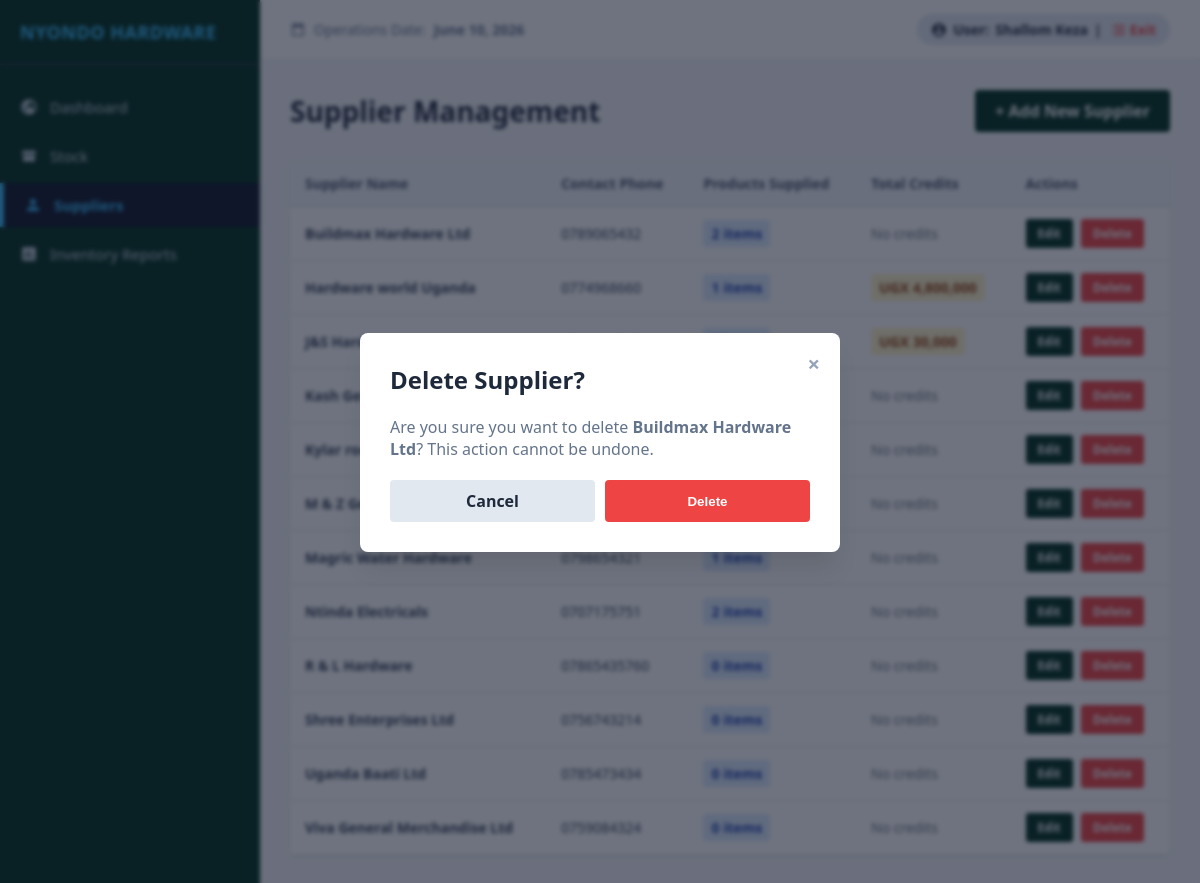
Screenshot of /suppliers/?delete_id=3 (signed in) with the database file from the repository.
### web/models.py (models this page shows, shortened)
class User(AbstractUser):
    ROLE_CHOICES = [
        ('ADMIN', 'Accounts / Admin'),
        ('SALES', 'Sales Attendant'),
        ('STOCK', 'Store Manager'),
    ]
    role = models.CharField(max_length=20, choices=ROLE_CHOICES, default='SALES')

class Supplier(models.Model):
    name = models.CharField(max_length=255, unique=True)
    phone = models.CharField(max_length=20)

class SupplierCredit(models.Model):
    supplier = models.ForeignKey(Supplier, on_delete=models.CASCADE, related_name='credits')
    invoice_number = models.CharField(max_length=100, unique=True, verbose_name="Supplier Invoice Ref")
    total_amount = models.DecimalField(max_digits=12, decimal_places=2, verbose_name="Total Owed (UGX)")
    amount_paid = models.DecimalField(max_digits=12, decimal_places=2, default=0.00, verbose_name="Amount Paid (UGX)")
    balance_due = models.DecimalField(max_digits=12, decimal_places=2, verbose_name="Remaining Balance (UGX)")
    due_date = models.DateField(verbose_name="Repayment Deadline")
    date_logged = models.DateTimeField(auto_now_add=True)

### web/views.py (the view, shortened to what this page needs)
# urls.py: path('suppliers/', views.supplier_management, name='supplier_management'),
@require_role('STOCK', 'ADMIN')
def supplier_management(request):
    suppliers = Supplier.objects.all().order_by('name')
    context = {
        'suppliers': suppliers,
        'today': timezone.now(),
        'error_fields': request.GET.get('error_fields', '').split(',') if request.GET.get('error_fields') else [],
        'form_data': {
            'name': request.GET.get('name', ''),
            'phone': request.GET.get('phone', ''),
        },
    }
    if request.GET.get('show_modal') == 'add':
        context['display_add_modal'] = True
    edit_id = request.GET.get('edit_id')
    if edit_id:
        context['edit_supplier'] = get_object_or_404(Supplier, id=edit_id)
        context['display_edit_modal'] = True
    delete_id = request.GET.get('delete_id')
    if delete_id:
        context['delete_supplier'] = get_object_or_404(Supplier, id=delete_id)
        context['display_delete_modal'] = True
    return render(request, 'supplier_management.html', context)

### web/views.py (called while the page is built)
def require_role(*allowed_roles):
    def decorator(view_func):
        @wraps(view_func)
        def wrapper(request, *args, **kwargs):
            if not request.user.is_authenticated:
                return redirect('login')
            user_role = str(getattr(request.user, 'role', '')).upper()
            if 'ADMIN' in user_role:
                return view_func(request, *args, **kwargs)
            for allowed in allowed_roles:
                if allowed.upper() in user_role:
                    return view_func(request, *args, **kwargs)
            messages.error(request, "Access denied: Redirected to your authorized department.")
            return redirect(role_home(user_role))
        return wrapper
    return decorator

### web/templates/supplier_management.html (shortened to what this page needs)
{% extends 'base.html' %}
{% load humanize %}
{% block active_suppliers %}active{% endblock %}
{% block content %}
<div class="page-header">
    <h1 class="page-title">Supplier Management</h1>
    <a href="?show_modal=add" class="btn-primary">+ Add New Supplier</a>
</div>
{% if suppliers %}
    <table class="suppliers-table">
        <thead>
            <tr>
                <th>Supplier Name</th>
                <th>Contact Phone</th>
                <th>Products Supplied</th>
                <th>Total Credits</th>
                <th>Actions</th>
            </tr>
        </thead>
        <tbody>
            {% for supplier in suppliers %}
                <tr>
                    <td><strong>{{ supplier.name }}</strong></td>
                    <td>{{ supplier.phone }}</td>
                    <td>
                        <span style="background-color: #dbeafe; color: #1e40af; padding: 4px 8px; border-radius: 3px; font-weight: bold;">
                            {{ supplier.products.count }} items
                        </span>
                    </td>
                    <td>
                        {% with credits=supplier.credits.all %}
                            {% if credits %}
                                <span style="background-color: #fef3c7; color: #92400e; padding: 4px 8px; border-radius: 3px; font-weight: bold;">
                                    UGX {% for credit in credits %}{% if credit.balance_due > 0 %}{{ credit.balance_due|floatformat:0|intcomma }}{% endif %}{% endfor %}
                                </span>
                            {% else %}
                                <span style="color: #6b7280;">No credits</span>
                            {% endif %}
                        {% endwith %}
                    </td>
                    <td>
                        <div class="action-btns">
                            <a href="?edit_id={{ supplier.id }}" class="btn-sm btn-edit">Edit</a>
                            <a href="?delete_id={{ supplier.id }}" class="btn-sm btn-delete">Delete</a>
                        </div>
                    </td>
                </tr>
            {% endfor %}
        </tbody>
    </table>
{% else %}
    <div class="empty-state">
        <div class="empty-icon"></div>
        <div class="empty-message">No suppliers registered yet.</div>
        <a href="?show_modal=add" class="btn-primary">+ Add Supplier</a>
    </div>
{% endif %}
{% if display_delete_modal and delete_supplier %}
    <div class="modal-overlay">
        <div class="modal-box">
            <a href="{% url 'supplier_management' %}" class="close-x">&times;</a>
            <h2 style="margin-bottom: 20px; color: #1e293b;">Delete Supplier?</h2>
            <p style="color: #64748b; margin-bottom: 20px;">Are you sure you want to delete <strong>{{ delete_supplier.name }}</strong>? This action cannot be undone.</p>
            <form method="POST">
                <div style="display: flex; gap: 10px;">
                    <a href="{% url 'supplier_management' %}" style="flex: 1; padding: 10px; background-color: #e2e8f0; color: #1e293b; text-align: center; border-radius: 4px; text-decoration: none; font-weight: bold;">Cancel</a>
                    <button type="submit" style="flex: 1; padding: 10px; background-color: #ef4444; color: white; border: none; border-radius: 4px; font-weight: bold; cursor: pointer;">Delete</button>
                </div>
            </form>
        </div>
    </div>
{% endif %}
{% endblock %}

### web/templates/base.html (shortened to what this page needs)
<!DOCTYPE html>
<html lang="en">
<head>
</head>
<body>
    <div class="sidebar">
        <div class="sidebar-brand">NYONDO HARDWARE</div>
        <ul class="sidebar-menu">
            {% if user.is_authenticated %}
                <li class="{% block active_dashboard %}{% endblock %}">
                    <a href="{% url 'admin_dashboard' %}">
                        Dashboard
                    </a>
                </li>
                {% if user.role == 'ADMIN' or user.role == 'STOCK' %}
                    <li class="{% block active_stock %}{% endblock %}">
                        <a href="{% url 'stock' %}">
                            <svg viewBox="0 0 24 24"><path d="M4 19h16v-7H4v7zm16-9c.55 0 1-.45 1-1V6c0-.55-.45-1-1-1H4c-.55 0-1 .45-1 1v3c0 .55.45 1 1 1h16z"/></svg>
                            Stock
                        </a>
                    </li>
                    <li class="{% block active_suppliers %}{% endblock %}">
                        <a href="{% url 'supplier_management' %}">
                            <svg viewBox="0 0 24 24"><path d="M12 12c2.21 0 4-1.79 4-4s-1.79-4-4-4-4 1.79-4 4 1.79 4 4 4zm0 2c-2.67 0-8 1.34-8 4v2h16v-2c0-2.66-5.33-4-8-4z"/></svg>
                            Suppliers
                        </a>
                    </li>
                    <li class="{% block active_inventory %}{% endblock %}">
                        <a href="{% url 'inventory_reports' %}">
                            <svg viewBox="0 0 24 24"><path d="M19 3H5c-1.1 0-2 .9-2 2v14c0 1.1.9 2 2 2h14c1.1 0 2-.9 2-2V5c0-1.1-.9-2-2-2zM9 17H7v-7h2v7zm4 0h-2V7h2v10zm4 0h-2v-4h2v4z"/></svg>
                            Inventory Reports
                        </a>
                    </li>
                {% endif %}
            {% endif %}
        </ul>
    </div>
    <div class="main-container">
        <header class="top-navbar">
            <div class="system-date">
                <svg viewBox="0 0 24 24"><path d="M19 3h-1V1h-2v2H8V1H6v2H5c-1.11 0-1.99.9-1.99 2L3 19c0 1.1.89 2 2 2h14c1.1 0 2-.9 2-2V5c0-1.1-.9-2-2-2zm0 16H5V8h14v11z"/></svg>
                Operations Date: <strong>{{ today|date:"F j, Y" }}</strong>
            </div>
            <div class="user-profile">
                <svg viewBox="0 0 24 24"><path d="M12 2C6.48 2 2 6.48 2 12s4.48 10 10 10 10-4.48 10-10S17.52 2 12 2zm0 3c1.66 0 3 1.34 3 3s-1.34 3-3 3-3-1.34-3-3 1.34-3 3-3zm0 14.2c-2.5 0-4.71-1.28-6-3.22.03-1.99 4-3.08 6-3.08 1.99 0 5.97 1.09 6 3.08-1.29 1.94-3.5 3.22-6 3.22z"/></svg>
                User:
                <strong>
                    {% if user.is_authenticated %}
                        {{ user.get_full_name|default:user.username }}
                    {% else %}
                        System Guest
                    {% endif %}
                </strong> |
                <a href="{% url 'logout' %}" class="logout-link">
                    <svg viewBox="0 0 24 24"><path d="M10.09 15.59L11.5 17l5-5-5-5-1.41 1.41L12.67 11H3v2h9.67l-2.58 2.59zM19 3H5c-1.11 0-2 .9-2 2v4h2V5h14v14H5v-4H3v4c0 1.1.89 2 2 2h14c1.1 0 2-.9 2-2V5c0-1.1-.9-2-2-2z"/></svg>
                    Exit
                </a>
            </div>
        </header>
        <main class="content-body">
            {% block content %}
            {% endblock %}
        </main>
    </div>
</body>
</html>

### web/templates/base.html (style rules this page uses)
* { box-sizing: border-box; margin: 0; padding: 0; }
body { font-family: 'Segoe UI', Tahoma, Geneva, Verdana, sans-serif; background-color: #f4f6f9; color: #333; display: flex; height: 100vh; overflow: hidden; }
.sidebar { width: 260px; background-color:#013220; color: #fff; display: flex; flex-direction: column; padding: 20px 0; }
.sidebar-brand { padding: 0 20px 20px 20px; border-bottom: 1px solid #334155; font-size: 18px; font-weight: bold; letter-spacing: 0.5px; color: #38bdf8; }
.sidebar-menu { list-style: none; margin-top: 20px; display: flex; flex-direction: column; gap: 5px; }
.sidebar-menu a { display: flex; align-items: center; padding: 12px 20px; color: #cbd5e1; text-decoration: none; font-weight: 500; font-size: 15px; transition: all 0.2s ease; }
.sidebar-menu a svg { margin-right: 12px; width: 18px; height: 18px; fill: currentColor; flex-shrink: 0; }
.sidebar-menu li.active a { background-color: #0f172a; color: #38bdf8; border-left: 4px solid #38bdf8; font-weight: bold; }
.main-container { flex: 1; display: flex; flex-direction: column; overflow: hidden; }
.top-navbar { height: 60px; background-color: #fff; border-bottom: 1px solid #e2e8f0; display: flex; align-items: center; justify-content: space-between; padding: 0 30px; }
.system-date { font-size: 14px; color: #64748b; font-weight: 500; display: flex; align-items: center; gap: 8px; }
.system-date svg { width: 16px; height: 16px; fill: #64748b; }
.user-profile { font-size: 14px; font-weight: bold; color: #1e293b; background: #e2e8f0; padding: 6px 14px; border-radius: 20px; display: flex; align-items: center; gap: 6px; }
.user-profile svg { width: 16px; height: 16px; fill: #1e293b; }
.logout-link { color: #ef4444; margin-left: 4px; font-weight: bold; text-decoration: none; transition: color 0.2s; display: inline-flex; align-items: center; gap: 4px; }
.logout-link svg { width: 14px; height: 14px; fill: currentColor; }
.content-body { flex: 1; padding: 30px; overflow-y: auto; }
.modal-overlay { position: fixed; top: 0; left: 0; width: 100%; height: 100%; background: rgba(15, 23, 42, 0.6); display: flex; justify-content: center; align-items: center; z-index: 1000; backdrop-filter: blur(2px); }
.modal-box { background: white; padding: 30px; border-radius: 8px; width: 480px; position: relative; max-height: 90vh; overflow-y: auto; box-shadow: 0 20px 25px -5px rgba(0, 0, 0, 0.1); }
.close-x { position: absolute; top: 15px; right: 20px; font-size: 22px; color: #94a3b8; text-decoration: none; font-weight: bold; }

### web/templates/supplier_management.html (style rules this page uses)
.page-header { display: flex; justify-content: space-between; align-items: center; margin-bottom: 30px; }
.page-title { font-size: 28px; font-weight: bold; color: #1e293b; }
.btn-primary { background-color: #013220; color: white; padding: 10px 20px; border-radius: 4px; text-decoration: none; font-weight: bold; transition: background-color 0.2s; }
.suppliers-table { width: 100%; border-collapse: collapse; background: white; box-shadow: 0 1px 3px rgba(0, 0, 0, 0.1); border-radius: 4px; overflow: hidden; }
.suppliers-table thead { background-color: #f1f5f9; border-bottom: 2px solid #e2e8f0; }
.suppliers-table th { padding: 12px 15px; text-align: left; font-weight: 600; color: #475569; font-size: 14px; }
.suppliers-table tbody tr { border-bottom: 1px solid #e2e8f0; transition: background-color 0.2s; }
.suppliers-table td { padding: 12px 15px; font-size: 14px; color: #334155; }
.action-btns { display: flex; gap: 8px; }
.btn-sm { padding: 6px 12px; border-radius: 3px; text-decoration: none; font-size: 12px; font-weight: 600; cursor: pointer; border: none; transition: all 0.2s; }
.btn-edit { background-color: #013220;; color: white; }
.btn-delete { background-color: #ef4444; color: white; }

### rows the page displays
User: get_full_name "Shallom Keza"
Supplier: name "Buildmax Hardware Ltd", phone "0789065432", products.count "2", shows "No credits"
Supplier: name "Hardware world Uganda", phone "0774968660", products.count "1"
SupplierCredit: balance_due "4,800,000"
Supplier: name "J&S Hardware"
SupplierCredit: balance_due "30,000"
Supplier: name "Kash…", shows "No credits"
Supplier: name "Kylar…", shows "No credits"
Supplier: name "M & Z…", shows "No credits"
Supplier: name "Magric Water Hardware", shows "No credits"
Supplier: name "Ntinda Electricals", phone "0707175751", products.count "2", shows "No credits"
Supplier: name "R & L Hardware", phone "07865435760", products.count "0", shows "No credits"
Supplier: name "Shree Enterprises Ltd", phone "0756743214", products.count "0", shows "No credits"
Supplier: name "Uganda Baati Ltd", phone "0785473434", products.count "0", shows "No credits"
Supplier: name "Viva General Merchandise Ltd", phone "0759084324", products.count "0", shows "No credits"
